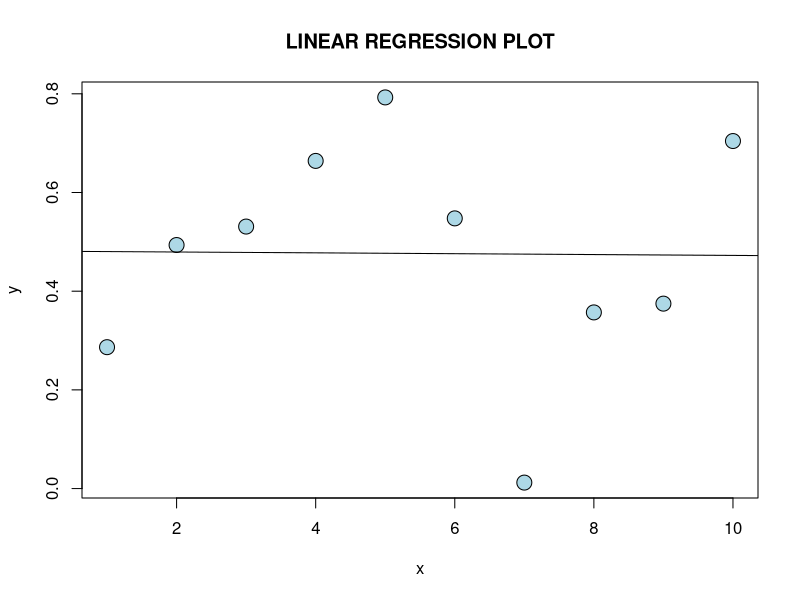
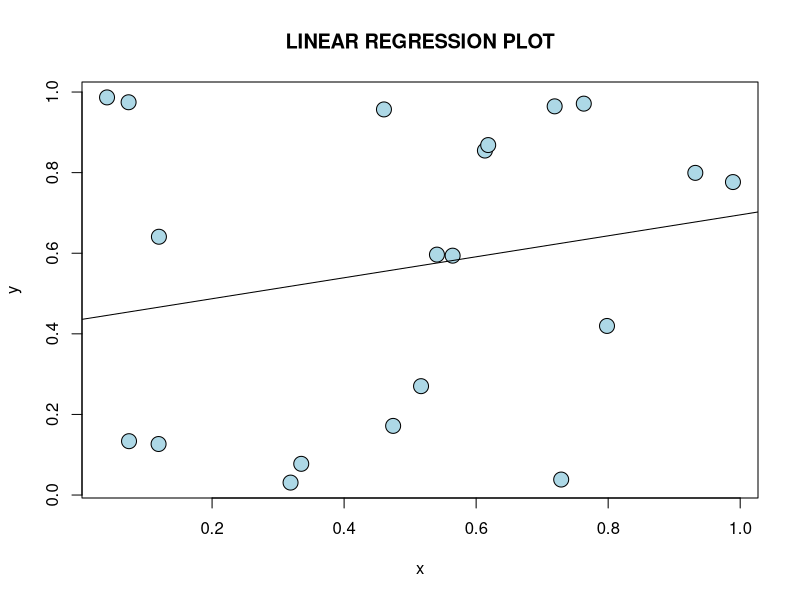
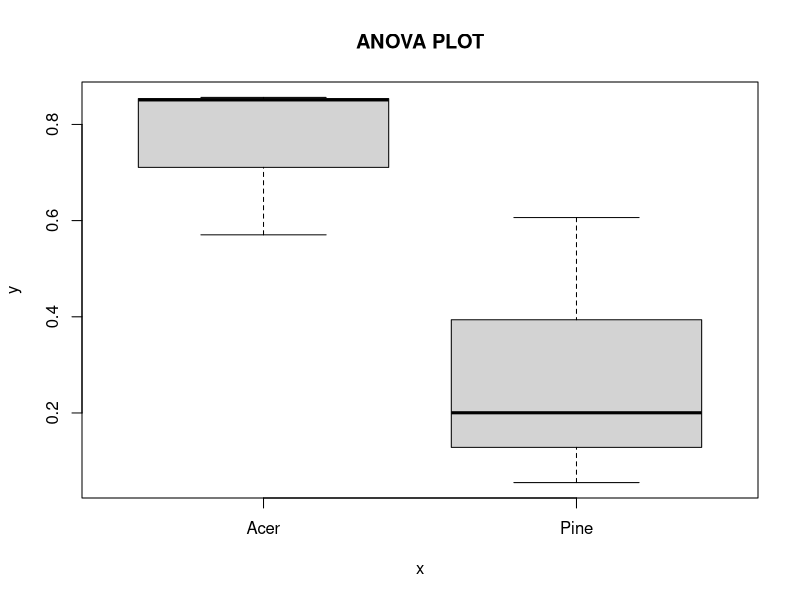
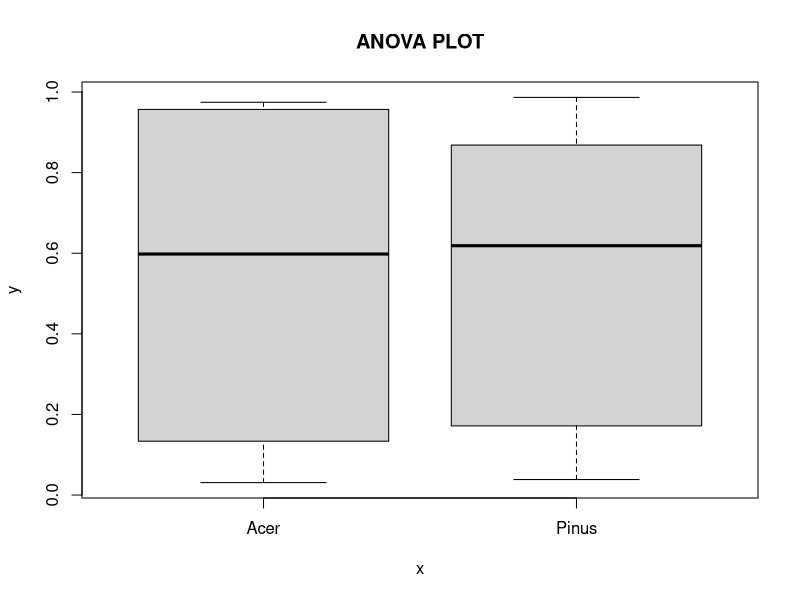

Source code (R) for these figures, in order: (Note: this script raises an error after producing the figures.)
## ---- chunk 1
x <- runif(20)
y <- runif(20)
aVar <- rep(c("Acer", "Pinus"), each=10)
bVar <- rep(c("Poor", "Rich", "Dry", "Mesic"), each=5)
dFrame <- data.frame(x, y, aVar,bVar)
print(dFrame)
## ---- chunk 2
###########################################################################
# FUNCTION: Regression
# input: x = 1:10, y = runif(10)
# output: linear model list and data summary 
# This function runs a basic linear regression 
####################################################################
Regression <- function(x=1:10, y=runif(10)){
  rmod <- lm(y~x)
  
  out <- list(rmod, summary(rmod))
return(out)
}

#####################################################################
# END OF FUNCITON
#####################################################################
## ---- chunk 3
Regression()
## ---- chunk 4
Regression(x=dFrame$x, y=dFrame$y)
## ---- chunk 5
###########################################################################
# FUNCTION: lrPlot 
# lrPlot() plots a basic linear regression from the Regression() function
# input: x = 1:10, y = runif(10)
# output: linear regression plot
###########################################################################

lrPlot <- function(x=1:10, y=runif(10)){
  
  plot <- plot(y=y,x=x,pch=21,bg="lightblue",cex=2, main="LINEAR REGRESSION PLOT")
  regMod <- lm(y~x)
  abline(regMod)
  
return(plot)
}

###########################################################################
# END OF FUNCITON
###########################################################################
## ---- chunk 6
lrPlot()
## ---- chunk 7
lrPlot(x=dFrame$x, y=dFrame$y)
## ---- chunk 8
###########################################################################
# FUNCTION: ANOVA
# input: x = discrete variables (x= Acer, Pinus); y=runif(10))
# output: anova model list and data summary 
####################################################################
ANOVA <- function(x=as.factor(c(rep("Acer", 3), rep("Pine", 7))), y=runif(10)){
  amod <- aov(y~x)
  
  out <- list(amod, summary(amod))
return(out)
}

#####################################################################
# END OF FUNCITON
#####################################################################
## ---- chunk 9
ANOVA()
## ---- chunk 10
ANOVA(x=dFrame$aVar, y=dFrame$y)
## ---- chunk 11
###########################################################################
# FUNCTION: anovaPlot 
# lrPlot() plots anova analysis 
# input: x=as.factor(c(rep("Acer", 3), rep("Pine", 7)), y=runif(10)
# output: anova plot
###########################################################################

anovaPLot <- function(x=as.factor(c(rep("Acer", 3), rep("Pine", 7))), y=runif(10)){
  plot <- boxplot(y~x, main="ANOVA PLOT")
  
return(plot)
}

###########################################################################
# END OF FUNCITON
###########################################################################
## ---- chunk 12
anovaPLot()
## ---- chunk 13
anovaPLot(x=dFrame$aVar, y=dFrame$y)
## ---- chunk 14
###########################################################################
# FUNCTION: contingency
# input: x = discrete variables; discrete y variables 
# output: Chi-square analysis output list and summary 
####################################################################
contingency <- function(x=as.factor(c(rep("Acer", 3), rep("Pinus", 7))), y=as.factor(c(rep("Poor", 2), rep("Rich", 3), rep("Dry", 2), rep("Mesic", 3)))){
  matrix1<- rbind(x,y)
  chisqMod <- chisq.test(matrix1)
  
  out <- list(chisqMod, summary(chisqMod))
return(out)
}
#####################################################################
# END OF FUNCITON
#####################################################################
## ---- chunk 15
contingency()
## ---- chunk 16
contingency(x=dFrame$aVar, y=dFrame$bVar)
## ---- chunk 17
###########################################################################
# FUNCTION: contPlot 
# contPlot() produces a mosaic plot for a contingency chi-square analysis
# input: x=as.factor(c(rep("Acer", 3), rep("Pinus", 7))), y=as.factor(c(rep("Poor", 2), rep("Rich", 3), rep("Dry", 2), rep("Mesic", 3)))
# output: mosaic plot
###########################################################################

contPlot <- function(x=as.factor(c(rep("Acer", 3), rep("Pinus", 7))), y=as.factor(c(rep("Poor", 2), rep("Rich", 3), rep("Dry", 2), rep("Mesic", 3)))){

  matrix1 <- rbind(x,y)
  plot <- mosaicplot(x=matrix1,
           shade=TRUE)

return(plot)
}

###########################################################################
# END OF FUNCITON
###########################################################################
## ---- chunk 18
contPlot()
## ---- chunk 19
contPlot(x=dFrame$aVar, y=dFrame$bVar)
## ---- chunk 20
###########################################################################
# FUNCTION: logreg
# input: x = continuous variables; discrete y variables 
# output: logistic regression analysis output list and summary 
####################################################################
logreg <- function(x=runif(10), y=as.factor(c(rep("Poor", 2), rep("Rich", 3), rep("Dry", 2), rep("Mesic", 3)))){
  logregMod <- glm(y~x,family=binomial(link="logit"))
  
  out <- list(logregMod, summary(logregMod))
return(out)
}

#####################################################################
# END OF FUNCITON
#####################################################################
## ---- chunk 21
logreg()
## ---- chunk 22
logreg(x=dFrame$x, y=dFrame$bVar)
## ---- chunk 23
###########################################################################
# FUNCTION: logPlot 
# logPlot() produces a mosaic plot for a contingency chi-square analysis
# input: x = continuous variables; discrete y variables 
# output: mosaic plot
###########################################################################
logPlot <- function(x=runif(10), y=as.factor(c(rep("Poor", 2), rep("Rich", 3), rep("Dry", 2), rep("Mesic", 3)))){
  logregMod <- glm(y~x,family=binomial(link="logit"))
  plot<- plot(x=x, y=y,pch=21,bg="tan",cex=2.5)
curve(predict(logregMod,data.frame(x),type="response"),add=TRUE,lwd=2)
return(plot)
}

###########################################################################
# END OF FUNCITON
###########################################################################
## ---- chunk 24
logPlot()
## ---- chunk 25
logPlot(x=dFrame$x, y=dFrame$bVar)
